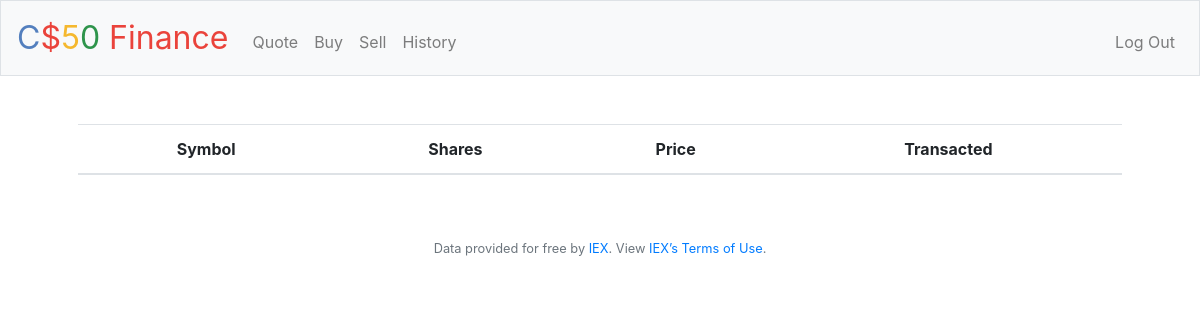
Page /history (signed in) on the earlier database version.
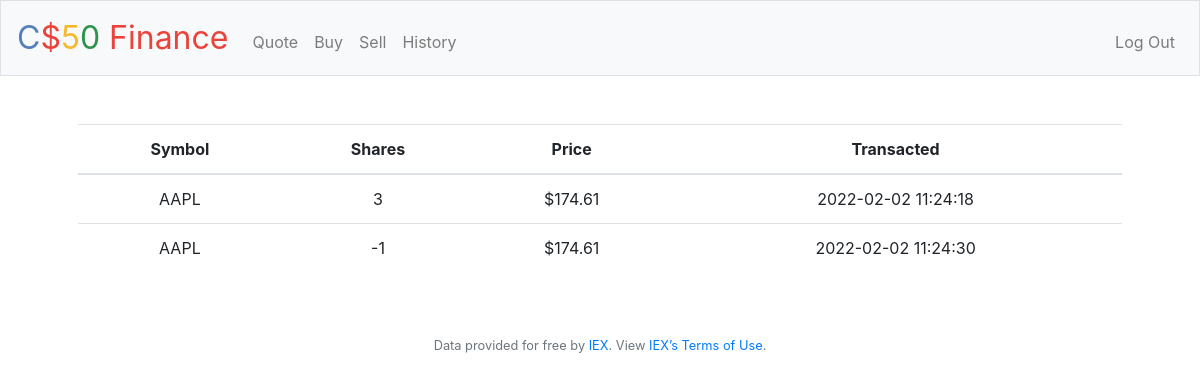
Same page on the later database version.
### tables this page shows
CREATE TABLE history (id INTEGER NOT NULL, stock TEXT NOT NULL, shares INTEGER NOT NULL, price REAL NOT NULL, date NUMERIC NOT NULL, FOREIGN KEY (id) REFERENCES users (id));

### app.py (the view)
@app.route("/history")
@login_required
def history():
    data = db.execute('SELECT * FROM history WHERE id = ?', session['user_id'])
    return render_template('history.html', data=data)

### app.py (called while the page is built)
@app.after_request
def after_request(response):
    response.headers["Cache-Control"] = "no-cache, no-store, must-revalidate"
    response.headers["Expires"] = 0
    response.headers["Pragma"] = "no-cache"
    return response

### helpers.py (called while the page is built)
def login_required(f):
    @wraps(f)
    def decorated_function(*args, **kwargs):
        if session.get("user_id") is None:
            return redirect("/login")
        return f(*args, **kwargs)
    return decorated_function

def usd(value):
    if (type(value) == float
        or type(value) == int):
        return f"${value:,.2f}"
    return value

### templates/history.html (shortened to what this page needs)
{% extends "layout.html" %}
{% block main %}
    <section class="secton">
        <table class="table">
            <thead>
                <tr>
                    <th>Symbol</th>
                    <th>Shares</th>
                    <th>Price</th>
                    <th>Transacted</th>
                </tr>
            </thead>
            <tbody>
                {% for stuff in data %}
                <tr>
                    <td>{{ stuff.stock }}</td>
                    <td>{{ stuff.shares }}</td>
                    <td>{{ stuff.price | usd }}</td>
                    <td>{{ stuff.date }}</td>
                </tr>
                {% endfor %}
            </tbody>
        </table>
    </section>
{% endblock %}

### templates/layout.html (shortened to what this page needs)
<!DOCTYPE html>
<html lang="en">
    <head>
        <link rel="stylesheet" href="https://cdn.jsdelivr.net/npm/bootstrap@4.5.3/dist/css/bootstrap.min.css">
        <link href="/static/styles.css" rel="stylesheet">
    </head>
    <body>
        <nav class="navbar navbar-expand-md navbar-light bg-light border">
            <a class="navbar-brand" href="/"><span class="blue">C</span><span class="red">$</span><span class="yellow">5</span><span class="green">0</span> <span class="red">Finance</span></a>
            <div class="collapse navbar-collapse" id="navbar">
                {% if session.user_id %}
                    <ul class="navbar-nav mr-auto mt-2">
                        <li class="nav-item"><a class="nav-link" href="/quote">Quote</a></li>
                        <li class="nav-item"><a class="nav-link" href="/buy">Buy</a></li>
                        <li class="nav-item"><a class="nav-link" href="/sell">Sell</a></li>
                        <li class="nav-item"><a class="nav-link" href="/history">History</a></li>
                    </ul>
                    <ul class="navbar-nav ml-auto mt-2">
                        <li class="nav-item"><a class="nav-link" href="/logout">Log Out</a></li>
                    </ul>
                {% else %}
                    <ul class="navbar-nav ml-auto mt-2">
                        <li class="nav-item"><a class="nav-link" href="/register">Register</a></li>
                        <li class="nav-item"><a class="nav-link" href="/login">Log In</a></li>
                    </ul>
                {% endif %}
            </div>
        </nav>
        <main class="container p-5">
            {% block main %}{% endblock %}
        </main>
        <footer class="small text-center text-muted">
            Data provided for free by <a href="https://iextrading.com/developer">IEX</a>. View <a href="https://iextrading.com/api-exhibit-a/">IEX’s Terms of Use</a>.
        </footer>
    </body>
</html>

### static/styles.css (style rules this page uses)
nav .navbar-brand { font-size: xx-large; }
nav .navbar-brand .blue { color: #537fbe; }
nav .navbar-brand .red { color: #ea433b; }
nav .navbar-brand .yellow { color: #f5b82e; }
nav .navbar-brand .green { color: #2e944b; }
main { overflow-x: auto; text-align: center; }

Differences in the rows shown:
added history: stock "AAPL", shares "3", price "$174.61", date "2022-02-02 11:24:18"
added history: stock "AAPL", shares "-1", price "$174.61", date "2022-02-02 11:24:30"
